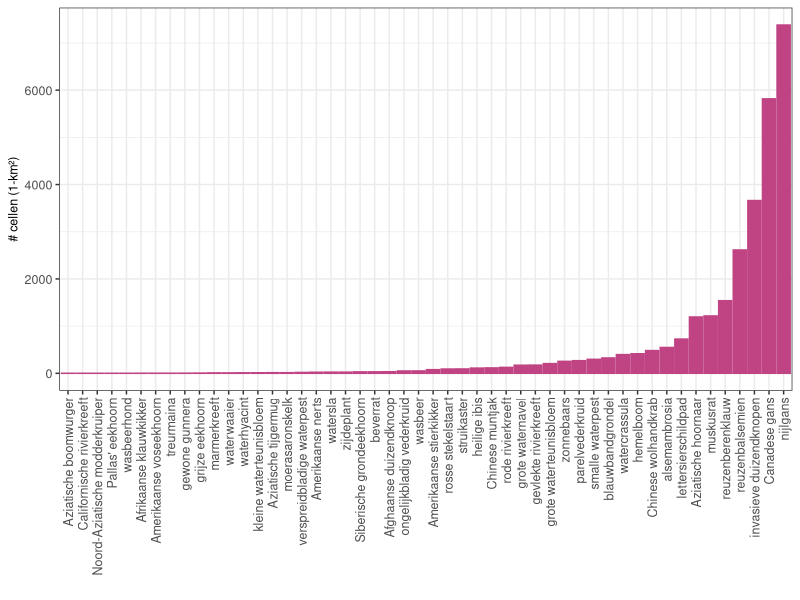

Reproduce this figure in R. (Note: this script raises an error after producing the figure.)
## ---- chunk 1
library(ggplot2)
library(dplyr)
## ---- chunk 2
rm(list=ls())
## ---- chunk 3
data <- read.csv("./data/output/occupancy_Natura2000/occupancy_Natura2000.csv")
abbr <- read.csv("./data/input/prius_species_list_abbreviations.csv", sep = ";")

# Manipulation
data$species[data$species == 'Aziatische hoornaar (soort)'] <- 'Aziatische hoornaar'

# Add output from Xenopus (data generated outside of cube)
data[nrow(data) + 1,] = read.csv("./data/intermediate/adhoc_Xenopus_output.csv")

# Add output from Celastrus (data generated outside of cube)
data[nrow(data) + 1,] = read.csv("./data/intermediate/adhoc_Celastrus_output.csv")

# Replace data for Aedes (data generated from cube but 2nd source also)
data <- data %>% filter(species != 'Aziatische tijgermug')
data[nrow(data) + 1,] = read.csv("./data/intermediate/adhoc_Aedes_output.csv")
## ---- chunk 4
ggplot(data, aes(x = reorder(species, N_occ, sum), y = N_occ)) +
  geom_col(colour = "#c04384", fill = "#c04384") +
  theme_bw() +
  xlab("") + ylab("# cellen (1-km²)") +
  theme(axis.text = element_text(size = 9),
        axis.text.x = element_text(angle = 90, vjust = 0.5, hjust=1),
        axis.title = element_text(size = 9))

ggsave(filename = "./data/output/figures_for_report/occupancy_FL.jpeg",
           width = 14, height = 14, units = "cm")
## ---- chunk 5
data_sub <- data %>% 
  filter(N_occ_in_N2000 > 0)
## ---- chunk 6
ggplot(data_sub, aes(x = reorder(species, N_occ_in_N2000, sum), y = N_occ_in_N2000)) +
  geom_col(colour = "#c04384", fill = "#c04384") +
  theme_bw() +
  xlab("") + ylab("# cellen (1-km²)") +
  theme(axis.text = element_text(size = 9),
        axis.text.x = element_text(angle = 90, vjust = 0.5, hjust=1),
        axis.title = element_text(size = 9))

ggsave(filename = "./data/output/figures_for_report/occupancy_N2000.jpeg",
           width = 14, height = 10, units = "cm")
## ---- chunk 7
spor <- c("Amerikaanse nerts",
          "Amerikaanse voseekhoorn",
          "Afrikaanse klauwkikker",
          "Aziatische boomwurger",
          "Aziatische tijgermug",
          "Californische rivierkreeft",
          "gewone gunnera",
          "grijze eekhoorn",
          "heilige ibis",
          "Noord-Aziatische modderkruiper",
          "Pallas' eekhoorn",
          "treurmaina",
          "wasbeerhond",
          "waterhyacint",
          "watersla",
          "waterwaaier")

sel <- data %>% 
  filter(!species %in% spor)
## ---- chunk 8
sel <- sel %>%
  left_join(abbr, by = c("species" = "soort"))
## ---- chunk 9
ggplot(sel, aes(x = share_in_N2000, y = share_of_N2000)) +
  geom_text(aes(label = abbr)) +
  theme(legend.position="none") +
  xlim(0,1) +
  coord_trans(y="log2") +
  xlab("Proportie van bezette hokken dat in Natura2000 ligt") + ylab("Proportie van Natura2000 met bezette hokken") +
  theme_bw()

ggsave(filename = "./data/output/figures_for_report/share_N2000.jpeg",
           width = 14, height = 10, units = "cm")
